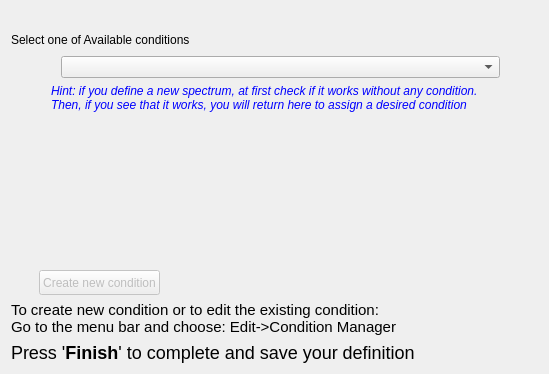
  <widget class="QWizardPage" name="wizardPage_assign_condition">
   <property name="title">
    <string>Assigmnent of the condition</string>
   </property>
   <property name="subTitle">
    <string extracomment="some comment">If you want this spectrum to be incremented only while some condition is true -  here you may assign a condition</string>
   </property>
   <attribute name="pageId">
    <string notr="true">70</string>
   </attribute>
   <layout class="QVBoxLayout" name="verticalLayout_15">
    <item>
     <spacer name="spacer21">
      <property name="orientation">
       <enum>Qt::Orientation::Vertical</enum>
      </property>
      <property name="sizeType">
       <enum>QSizePolicy::Policy::Maximum</enum>
      </property>
      <property name="sizeHint" stdset="0">
       <size>
        <width>21</width>
        <height>18</height>
       </size>
      </property>
     </spacer>
    </item>
    <item>
     <layout class="QHBoxLayout" name="horizontalLayout_16">
      <item>
       <widget class="QLabel" name="textLabel1_5_cond">
        <property name="text">
         <string>Select one of Available conditions</string>
        </property>
        <property name="wordWrap">
         <bool>false</bool>
        </property>
       </widget>
      </item>
      <item>
       <spacer name="spacer22">
        <property name="orientation">
         <enum>Qt::Orientation::Horizontal</enum>
        </property>
        <property name="sizeType">
         <enum>QSizePolicy::Policy::Expanding</enum>
        </property>
        <property name="sizeHint" stdset="0">
         <size>
          <width>348</width>
          <height>21</height>
         </size>
        </property>
       </spacer>
      </item>
     </layout>
    </item>
    <item>
     <layout class="QHBoxLayout" name="horizontalLayout_17">
      <item>
       <spacer name="spacer22_2_2">
        <property name="orientation">
         <enum>Qt::Orientation::Horizontal</enum>
        </property>
        <property name="sizeType">
         <enum>QSizePolicy::Policy::Maximum</enum>
        </property>
        <property name="sizeHint" stdset="0">
         <size>
          <width>50</width>
          <height>21</height>
         </size>
        </property>
       </spacer>
      </item>
      <item>
       <widget class="QComboBox" name="comboBox_conditions"/>
      </item>
      <item>
       <widget class="QLabel" name="pixmapLabel1_3">
        <property name="maximumSize">
         <size>
          <width>32</width>
          <height>32</height>
         </size>
        </property>
        <property name="pixmap">
         <pixmap resource="greware_icons.qrc">:/images/images/cond_manager.png</pixmap>
        </property>
        <property name="scaledContents">
         <bool>true</bool>
        </property>
        <property name="alignment">
         <set>Qt::AlignmentFlag::AlignCenter</set>
        </property>
        <property name="wordWrap">
         <bool>false</bool>
        </property>
        <property name="margin">
         <number>2</number>
        </property>
       </widget>
      </item>
     </layout>
    </item>
    <item>
     <layout class="QHBoxLayout" name="horizontalLayout_19" stretch="0,50">
      <item>
       <spacer name="horizontalSpacer_11">
        <property name="orientation">
         <enum>Qt::Orientation::Horizontal</enum>
        </property>
        <property name="sizeHint" stdset="0">
         <size>
          <width>40</width>
          <height>20</height>
         </size>
        </property>
       </spacer>
      </item>
      <item>
       <widget class="QLabel" name="textLabel2_cond_2">
        <property name="text">
         <string>&lt;html&gt;&lt;head/&gt;&lt;body&gt;&lt;p&gt;&lt;span style=&quot; font-style:italic; color:#0000ff;&quot;&gt;Hint: if you define a new spectrum, at first check if it works without any condition. &lt;br/&gt;Then, if you see that it works, you will return here to assign a desired condition&lt;/span&gt;&lt;/p&gt;&lt;/body&gt;&lt;/html&gt;</string>
        </property>
        <property name="wordWrap">
         <bool>true</bool>
        </property>
       </widget>
      </item>
     </layout>
    </item>
    <item>
     <spacer name="spacer20_2">
      <property name="orientation">
       <enum>Qt::Orientation::Vertical</enum>
      </property>
      <property name="sizeType">
       <enum>QSizePolicy::Policy::Minimum</enum>
      </property>
      <property name="sizeHint" stdset="0">
       <size>
        <width>21</width>
        <height>152</height>
       </size>
      </property>
     </spacer>
    </item>
    <item>
     <layout class="QHBoxLayout" name="horizontalLayout_18">
      <item>
       <spacer name="spacer22_2">
        <property name="orientation">
         <enum>Qt::Orientation::Horizontal</enum>
        </property>
        <property name="sizeType">
         <enum>QSizePolicy::Policy::Maximum</enum>
        </property>
        <property name="sizeHint" stdset="0">
         <size>
          <width>28</width>
          <height>21</height>
         </size>
        </property>
       </spacer>
      </item>
      <item>
       <widget class="QPushButton" name="pushButton_create_condition">
        <property name="enabled">
         <bool>false</bool>
        </property>
        <property name="sizePolicy">
         <sizepolicy hsizetype="Minimum" vsizetype="Preferred">
          <horstretch>0</horstretch>
          <verstretch>0</verstretch>
         </sizepolicy>
        </property>
        <property name="minimumSize">
         <size>
          <width>0</width>
          <height>25</height>
         </size>
        </property>
        <property name="text">
         <string>Create new condition</string>
        </property>
        <property name="icon">
         <iconset>
          <normaloff>gwiazdka.png</normaloff>gwiazdka.png</iconset>
        </property>
       </widget>
      </item>
      <item>
       <spacer name="spacer25">
        <property name="orientation">
         <enum>Qt::Orientation::Horizontal</enum>
        </property>
        <property name="sizeType">
         <enum>QSizePolicy::Policy::Expanding</enum>
        </property>
        <property name="sizeHint" stdset="0">
         <size>
          <width>350</width>
          <height>21</height>
         </size>
        </property>
       </spacer>
      </item>
     </layout>
    </item>
    <item>
     <widget class="QLabel" name="textLabel1_6_3_2">
      <property name="font">
       <font>
        <pointsize>11</pointsize>
       </font>
      </property>
      <property name="text">
       <string>&lt;html&gt;&lt;head/&gt;&lt;body&gt;&lt;p&gt;To create new condition  or  to edit the existing condition: &lt;br/&gt;Go to the menu bar and choose: Edit-&amp;gt;Condition Manager&lt;/p&gt;&lt;/body&gt;&lt;/html&gt;</string>
      </property>
      <property name="wordWrap">
       <bool>false</bool>
      </property>
     </widget>
    </item>
    <item>
     <widget class="QLabel" name="textLabel2_5_2">
      <property name="text">
       <string>&lt;html&gt;&lt;head/&gt;&lt;body&gt;&lt;p&gt;&lt;span style=&quot; font-size:x-large;&quot;&gt;Press '&lt;/span&gt;&lt;span style=&quot; font-size:x-large; font-weight:600;&quot;&gt;Finish&lt;/span&gt;&lt;span style=&quot; font-size:x-large;&quot;&gt;' to complete and save your definition&lt;/span&gt;&lt;/p&gt;&lt;/body&gt;&lt;/html&gt;</string>
      </property>
      <property name="alignment">
       <set>Qt::AlignmentFlag::AlignVCenter</set>
      </property>
      <property name="wordWrap">
       <bool>false</bool>
      </property>
     </widget>
    </item>
   </layout>
  </widget>
